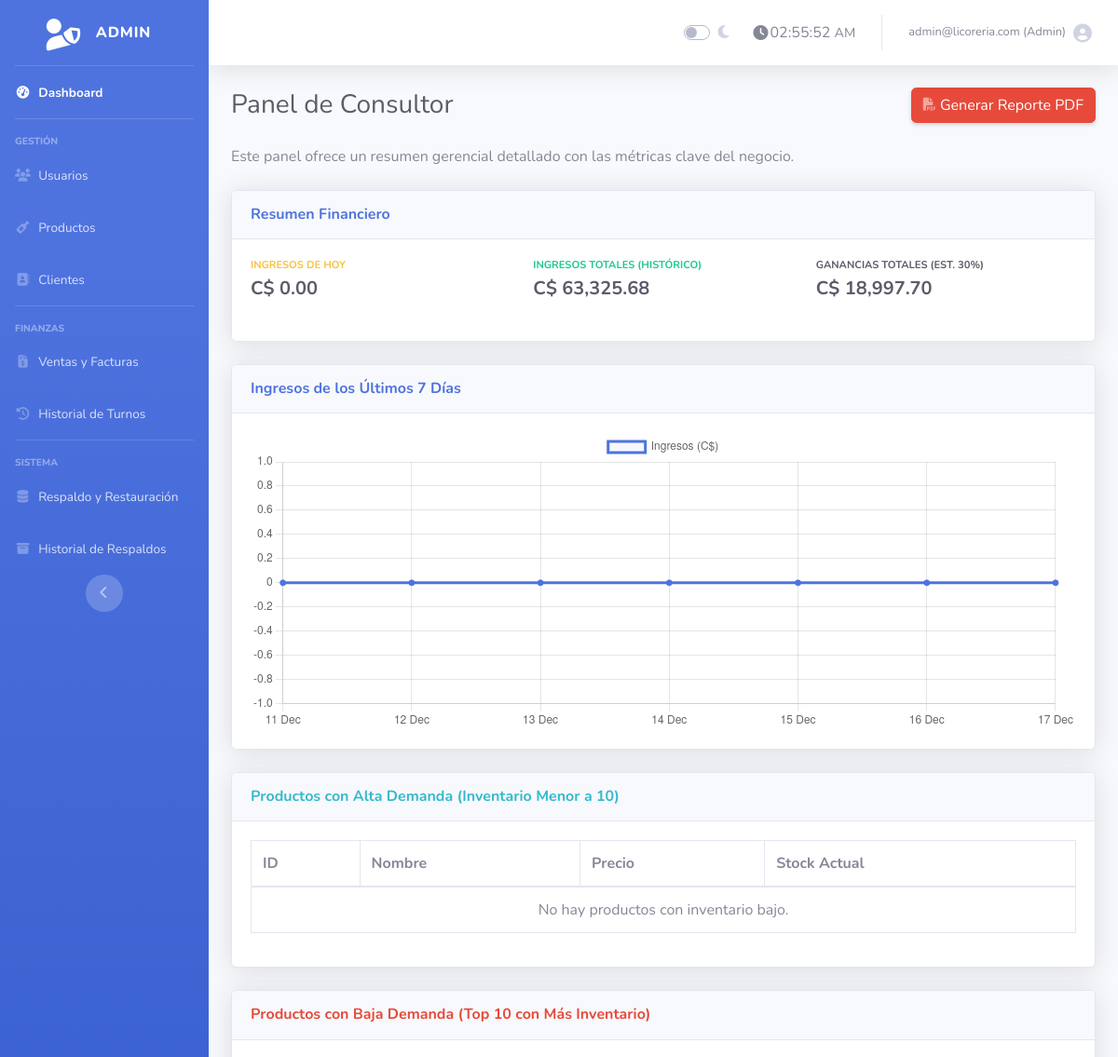
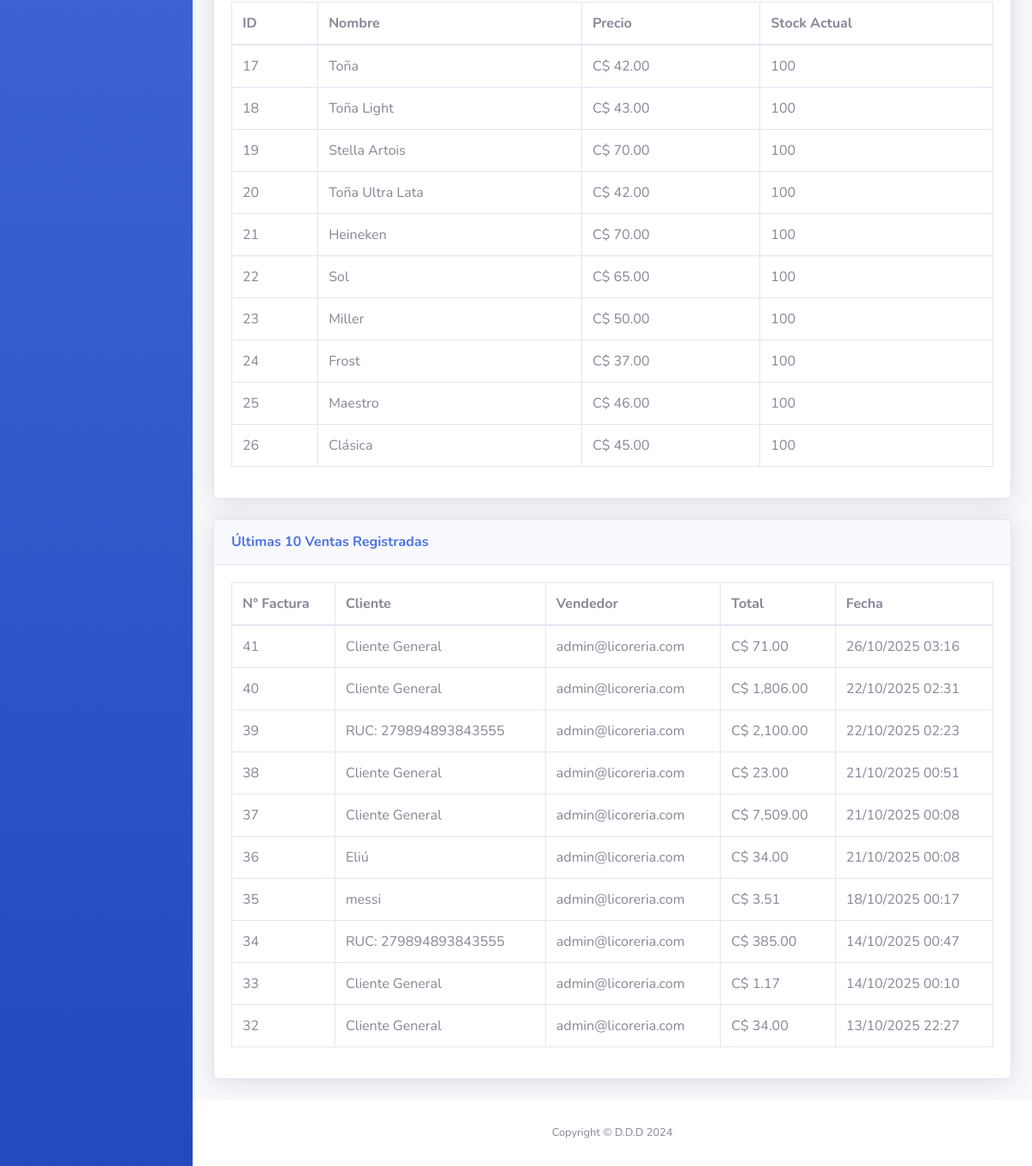
Page /vista_consultor.php (signed in) on the earlier database version (2 pictures, top to bottom).
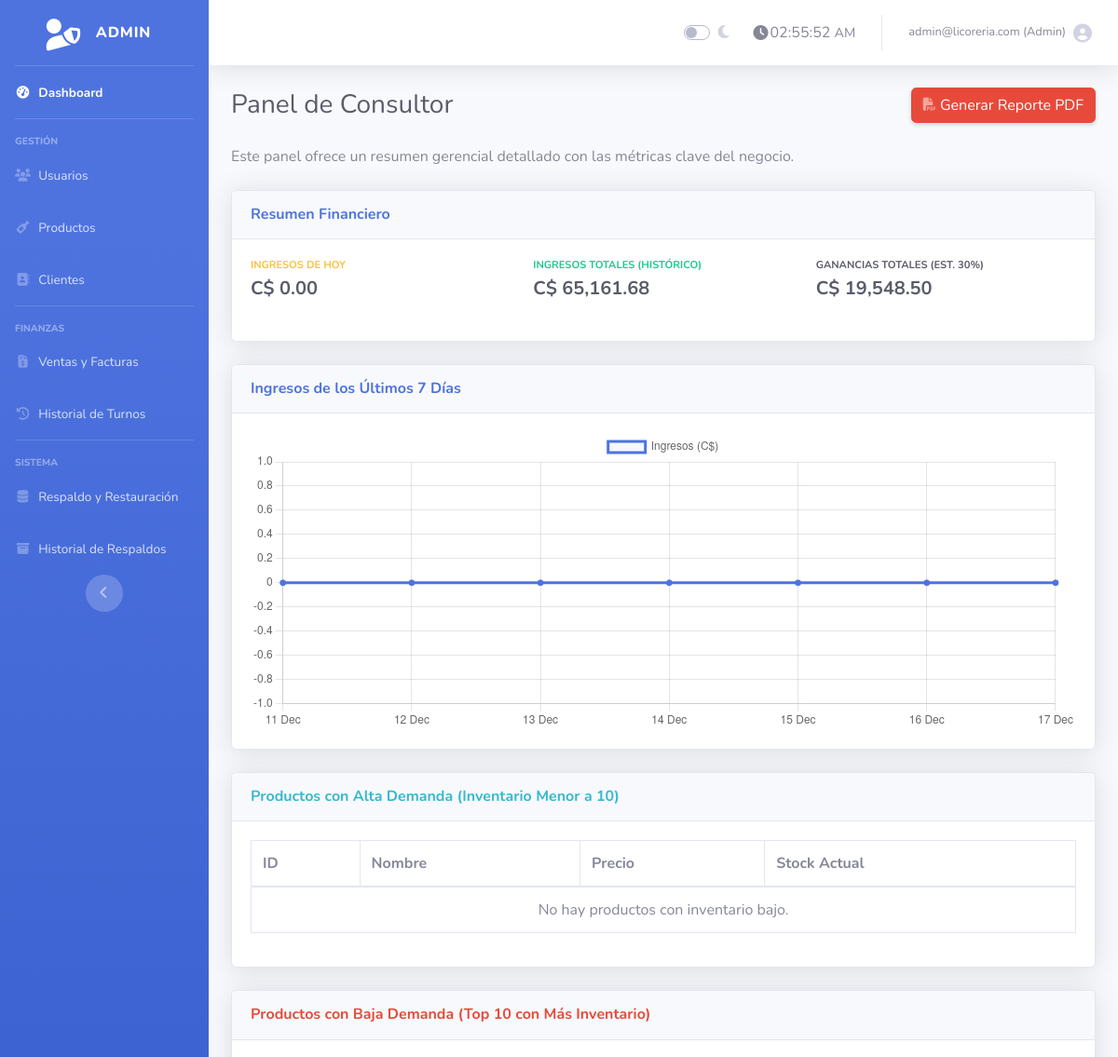
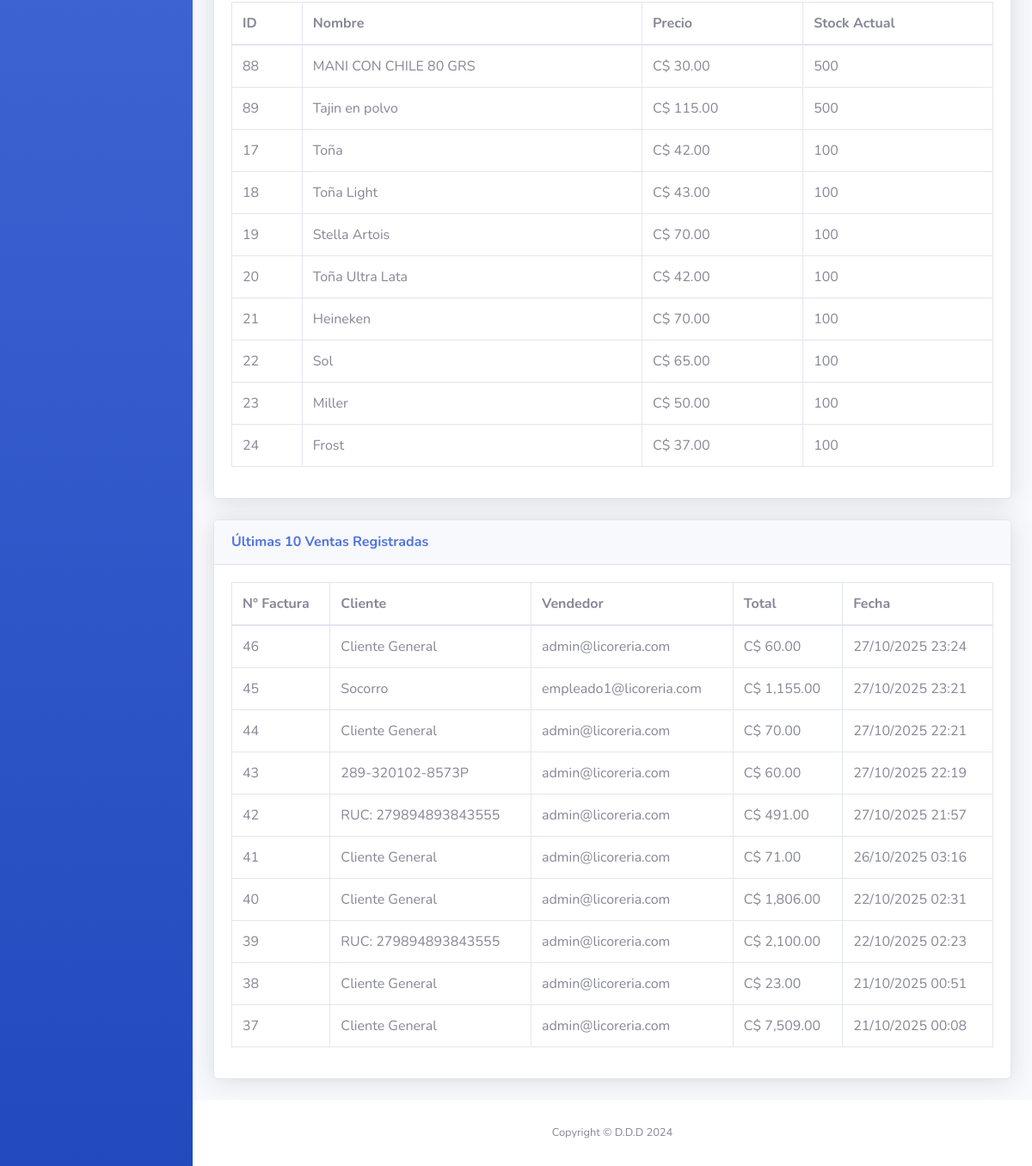
Same page on the later database version (2 pictures, top to bottom).
### tables this page shows
CREATE TABLE `productos` (
  `id` int(11) NOT NULL AUTO_INCREMENT,
  `nombre` varchar(255) NOT NULL,
  `descripcion` text DEFAULT NULL,
  `precio` decimal(10,2) NOT NULL,
  `cantidad` int(11) NOT NULL DEFAULT 0,
  `imagen_url` varchar(255) DEFAULT NULL,
  `fecha_creacion` timestamp NOT NULL DEFAULT current_timestamp(),
  `categoria` varchar(255) DEFAULT NULL,
  PRIMARY KEY (`id`)
);

CREATE TABLE `facturas` (
  `id` int(11) NOT NULL AUTO_INCREMENT,
  `usuario_id` int(11) NOT NULL,
  `turno_id` int(11) DEFAULT NULL,
  `cliente_id` int(11) DEFAULT NULL,
  `caja_sesion_id` int(11) DEFAULT NULL,
  `cliente_nombre` varchar(255) DEFAULT 'Cliente General',
  `total` decimal(10,2) NOT NULL,
  `fecha_creacion` timestamp NOT NULL DEFAULT current_timestamp(),
  PRIMARY KEY (`id`),
  KEY `usuario_id` (`usuario_id`),
  KEY `idx_caja_sesion_id` (`caja_sesion_id`),
  KEY `facturas_ibfk_turno` (`turno_id`),
  KEY `fk_factura_cliente` (`cliente_id`),
  CONSTRAINT `facturas_ibfk_1` FOREIGN KEY (`usuario_id`) REFERENCES `usuarios` (`id`) ON DELETE CASCADE,
  CONSTRAINT `facturas_ibfk_turno` FOREIGN KEY (`turno_id`) REFERENCES `turnos_caja` (`id`) ON DELETE SET NULL ON UPDATE CASCADE,
  CONSTRAINT `fk_factura_caja` FOREIGN KEY (`caja_sesion_id`) REFERENCES `caja_sesiones` (`id`) ON DELETE SET NULL,
  CONSTRAINT `fk_factura_cliente` FOREIGN KEY (`cliente_id`) REFERENCES `clientes` (`id`) ON DELETE SET NULL ON UPDATE CASCADE
);

CREATE TABLE `usuarios` (
  `id` int(11) NOT NULL AUTO_INCREMENT,
  `nombre` varchar(100) NOT NULL,
  `email` varchar(100) NOT NULL,
  `password` varchar(255) NOT NULL,
  `rol` enum('admin','empleado') DEFAULT 'empleado',
  `creado_en` timestamp NOT NULL DEFAULT current_timestamp(),
  PRIMARY KEY (`id`),
  UNIQUE KEY `email` (`email`)
);

### vista_consultor.php (the view, shortened to what the changed rows need)
<?php
require 'conexion.php';
$result_total_revenue = $conexion->query("SELECT SUM(total) AS monto FROM facturas");
$ingresos_totales = $result_total_revenue->fetch_assoc()['monto'] ?? 0;
$ganancia_total_estimada = $ingresos_totales * 0.30;
$query_high_stock = $conexion->query("SELECT id, nombre, cantidad, precio FROM productos ORDER BY cantidad DESC LIMIT 10");
$query_ultimas_ventas = $conexion->query("
    SELECT f.id, f.cliente_nombre, f.total, f.fecha_creacion, u.email as vendedor
    FROM facturas f
    LEFT JOIN usuarios u ON f.usuario_id = u.id
    ORDER BY f.fecha_creacion DESC LIMIT 10
");
include 'admin_header.php';
?>
<div class="d-sm-flex align-items-center justify-content-between mb-4">
    <h1 class="h3 mb-0 text-gray-800">Panel de Consultor</h1>
</div>
<div id="report-content">
    <div class="card shadow mb-4">
        <div class="card-body">
            <div class="row">
                <div class="col-md-4 mb-4">
                    <div class="text-xs font-weight-bold text-success text-uppercase mb-1">Ingresos Totales (Histórico)</div>
                    <div class="h5 mb-0 font-weight-bold text-gray-800">C$ <?php echo number_format($ingresos_totales, 2); ?></div>
                </div>
                <div class="col-md-4 mb-4">
                    <div class="text-xs font-weight-bold text-dark text-uppercase mb-1">Ganancias Totales (Est. 30%)</div>
                    <div class="h5 mb-0 font-weight-bold text-gray-800">C$ <?php echo number_format($ganancia_total_estimada, 2); ?></div>
                </div>
            </div>
        </div>
    </div>
    <div class="card shadow mb-4">
        <div class="card-body">
            <div class="table-responsive">
                <table class="table table-bordered" id="lowStockTable" width="100%" cellspacing="0">
                    <thead><tr><th>ID</th><th>Nombre</th><th>Precio</th><th>Stock Actual</th></tr></thead>
                </table>
            </div>
        </div>
    </div>
    <div class="card shadow mb-4">
        <div class="card-body">
            <div class="table-responsive">
                <table class="table table-bordered" id="highStockTable" width="100%" cellspacing="0">
                    <thead><tr><th>ID</th><th>Nombre</th><th>Precio</th><th>Stock Actual</th></tr></thead>
                    <tbody>
                        <?php if ($query_high_stock->num_rows > 0): ?>
                            <?php while ($producto = $query_high_stock->fetch_assoc()): ?>
                            <tr>
                                <td><?php echo $producto['id']; ?></td>
                                <td><?php echo htmlspecialchars($producto['nombre']); ?></td>
                                <td>C$ <?php echo number_format($producto['precio'], 2); ?></td>
                                <td><?php echo $producto['cantidad']; ?></td>
                            </tr>
                            <?php endwhile; ?>
                        <?php else: ?>
                            <tr><td colspan="4" class="text-center">No hay productos en el inventario.</td></tr>
                        <?php endif; ?>
                    </tbody>
                </table>
            </div>
        </div>
    </div>
    <div class="card shadow mb-4">
        <div class="card-body">
            <div class="table-responsive">
                <table class="table table-bordered" id="lastSalesTable" width="100%" cellspacing="0">
                    <thead><tr><th>N° Factura</th><th>Cliente</th><th>Vendedor</th><th>Total</th><th>Fecha</th></tr></thead>
                    <tbody>
                        <?php while ($venta = $query_ultimas_ventas->fetch_assoc()): ?>
                        <tr>
                            <td><?php echo $venta['id']; ?></td>
                            <td><?php echo htmlspecialchars($venta['cliente_nombre']); ?></td>
                            <td><?php echo htmlspecialchars($venta['vendedor'] ?? 'N/A'); ?></td>
                            <td>C$ <?php echo number_format($venta['total'], 2); ?></td>
                            <td><?php echo date('d/m/Y H:i', strtotime($venta['fecha_creacion'])); ?></td>
                        </tr>
                        <?php endwhile; ?>
                    </tbody>
                </table>
            </div>
        </div>
    </div>
</div>
<?php include 'admin_footer.php'; ?>

Differences in the rows shown:
no longer on this page (row unchanged): productos: id "25", nombre "Maestro", precio "46.00", cantidad "100"
no longer on this page (row unchanged): productos: id "26", nombre "Clásica", precio "45.00", cantidad "100"
no longer on this page (row unchanged): facturas: id "36", cliente_nombre "Eliú", usuario.email "admin@licoreria.com", total "34.00", fecha_creacion "21/10/2025 00:08"
no longer on this page (row unchanged): facturas: id "35", cliente_nombre "messi", usuario.email "admin@licoreria.com", total "3.51", fecha_creacion "18/10/2025 00:17"
no longer on this page (row unchanged): facturas: id "34", cliente_nombre "RUC: 279894893843555", usuario.email "admin@licoreria.com", total "385.00", fecha_creacion "14/10/2025 00:47"
no longer on this page (row unchanged): facturas: id "33", cliente_nombre "Cliente General", usuario.email "admin@licoreria.com", total "1.17", fecha_creacion "14/10/2025 00:10"
no longer on this page (row unchanged): facturas: id "32", cliente_nombre "Cliente General", usuario.email "admin@licoreria.com", total "34.00", fecha_creacion "13/10/2025 22:27"
added productos: id "88", nombre "MANI CON CHILE 80 GRS", precio "30.00", cantidad "500"
added productos: id "89", nombre "Tajin en polvo", precio "115.00", cantidad "500"
added facturas: id "46", cliente_nombre "Cliente General", usuario.email "admin@licoreria.com", total "60.00", fecha_creacion "27/10/2025 23:24"
added facturas: id "45", cliente_nombre "Socorro", usuario.email "empleado1@licoreria.com", total "1,155.00", fecha_creacion "27/10/2025 23:21"
added facturas: id "44", cliente_nombre "Cliente General", usuario.email "admin@licoreria.com", total "70.00", fecha_creacion "27/10/2025 22:21"
added facturas: id "43", cliente_nombre "289-320102-8573P", usuario.email "admin@licoreria.com", total "60.00", fecha_creacion "27/10/2025 22:19"
added facturas: id "42", cliente_nombre "RUC: 279894893843555", usuario.email "admin@licoreria.com", total "491.00", fecha_creacion "27/10/2025 21:57"
Other differences:
$ingresos_totales: "63,325.68" → "65,161.68"
$ganancia_total_estimada: "18,997.70" → "19,548.50"
